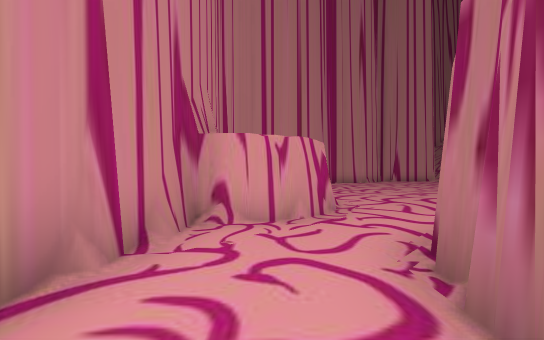
[1] (above)

16 first-person views from a walk through a Unity game level. The camera is 1.5 m above the floor, looks level and sees 90° across. The floor is counted in squares, 2 m on a side. Each view is taken from the middle of a square. On the plan, view 1 faces up. The plan holds only what a view shows up to about 10 squares ahead; the rest is blank. The place goes on beyond the plan. Some surface patterns are stand-ins.

[2]
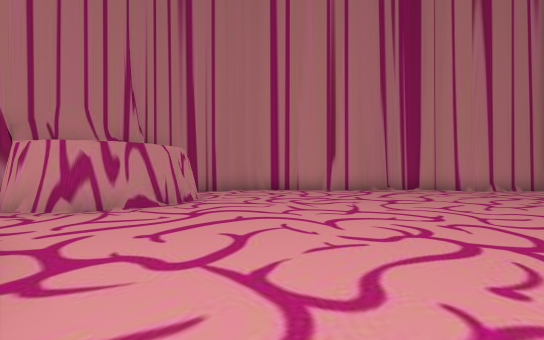

[3]
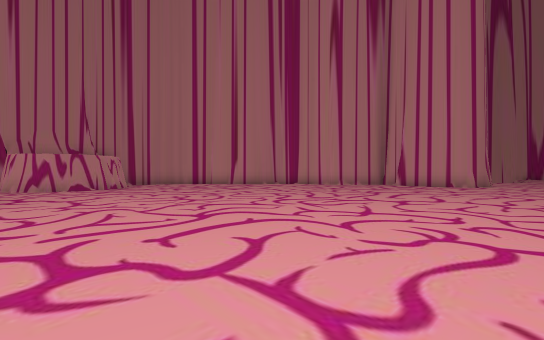

[4]
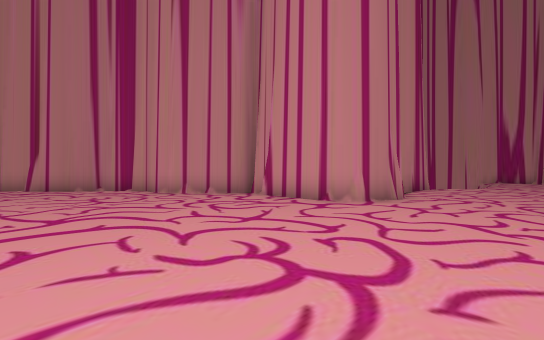

[5]
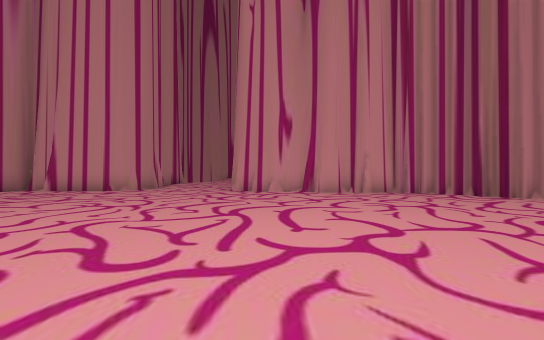

[6]
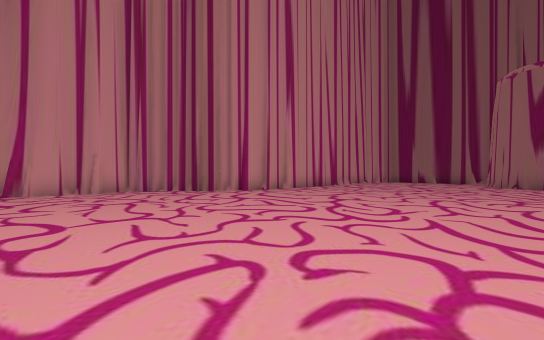

[7]
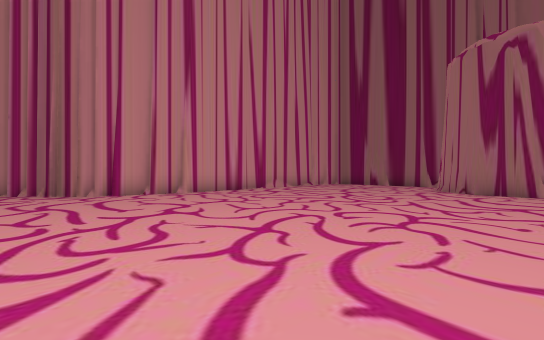

[8]
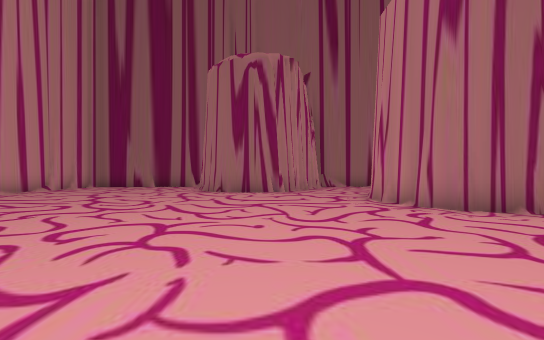

[9]
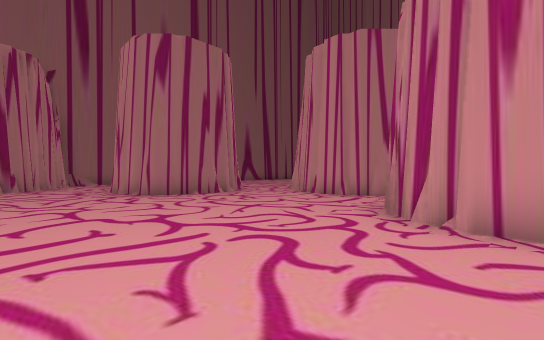

[10]
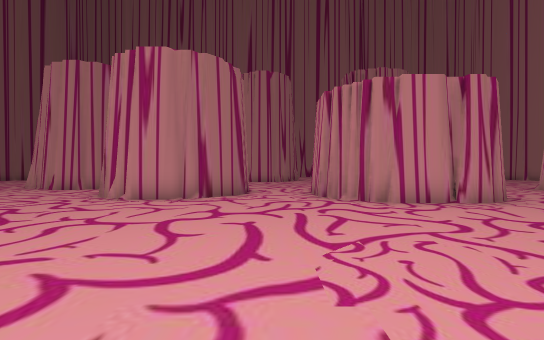

[11]
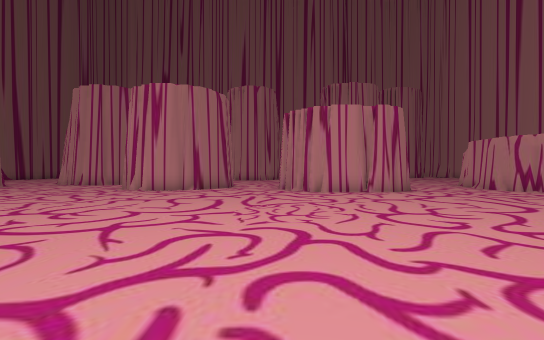

[12]
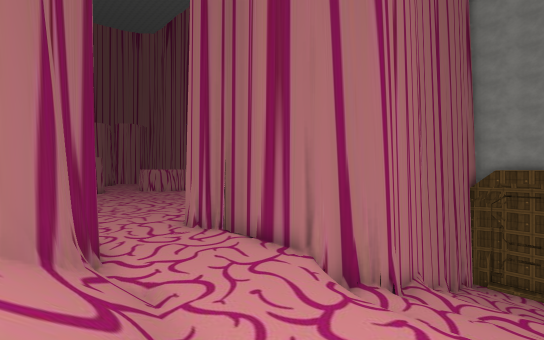

[13]
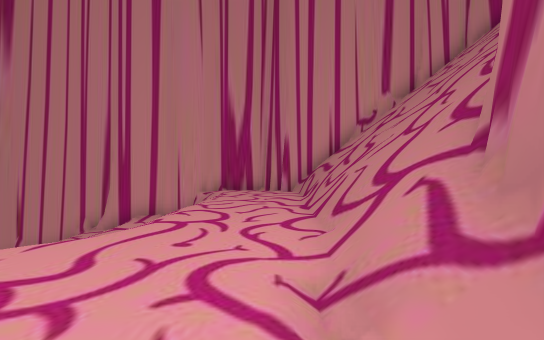

[14]
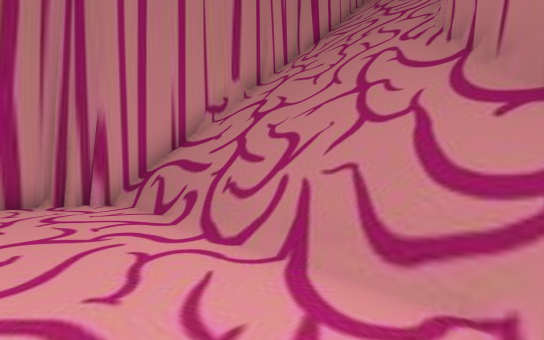

[15]
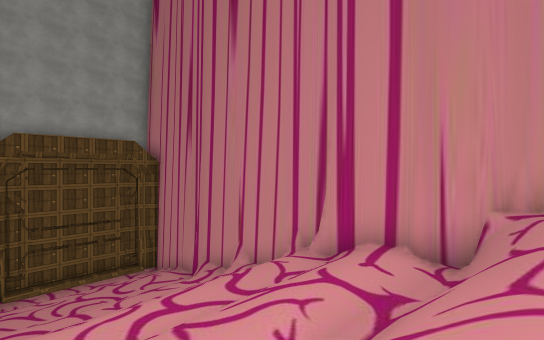

[16]
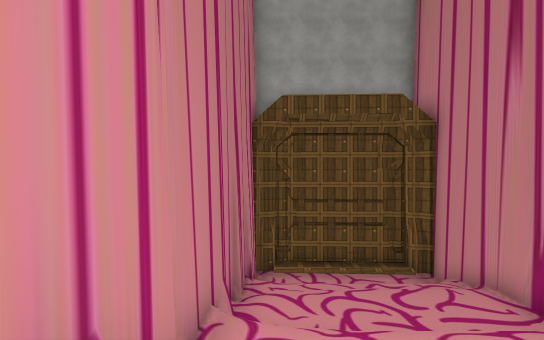

### Floor plan
Key: @ floor where view 1 was taken; # wall or solid block; . main floor; - floor 1.5 m lower than the main floor; _ floor 6.5 m lower than the main floor; / step, stairs or slope; = window, fence, low wall or low ledge; v drop or lower ground.
Columns run from 2 left of view 1 to 32 right of it. Each row starts with its distance up from view 1.
 32          ###############
 31  #########/##//..=/////##
 30  #//__/// /////..v///////
 29  #//__/// /////..v///////
 28  #//__/// //-//..v///////
 27  #/////// /////..///////
 26  #////// =/////..=//##
 25  ############=/..//##
 24             #/..//##
 23             #.../##
 22             #....#
 21             #....#
 20             ##...
 19             ##...
 18         #####....####
 17        ##...........#####
 16      ###................##
 15     ##...................#####   ##
 14    ##.........................  ...
 13   ##...............................
 12   #................................
 11   .................................
 10 ##.................................
  9 #..................................
  8   #...............................#
  7   ##.............................##
  6    #.............................##
  5   ##..............................#
  4 ###................................
  3 #...#   #.....................###..
  2 #...#   #...#####....##......##
  1  ...#     ..    #..#####.....#
  0   @             #..#    .....#
 -1                  ..#    .....

Where each view was taken, in squares from view 1:
view 1: 0 up, 0 right, facing up
view 2: 4 up, 7 right, facing up-left
view 3: 4 up, 13 right, facing up-left
view 4: 12 up, 14 right, facing up-left
view 5: 8 up, 16 right, facing up
view 6: 7 up, 17 right, facing up-right
view 7: 6 up, 21 right, facing up-right
view 8: 6 up, 22 right, facing right
view 9: 6 up, 19 right, facing down-right
view 10: 9 up, 16 right, facing down
view 11: 12 up, 15 right, facing down
view 12: 28 up, 16 right, facing down-left
view 13: 22 up, 14 right, facing up
view 14: 25 up, 13 right, facing up-right
view 15: 26 up, 12 right, facing up-left
view 16: 26 up, 8 right, facing left
